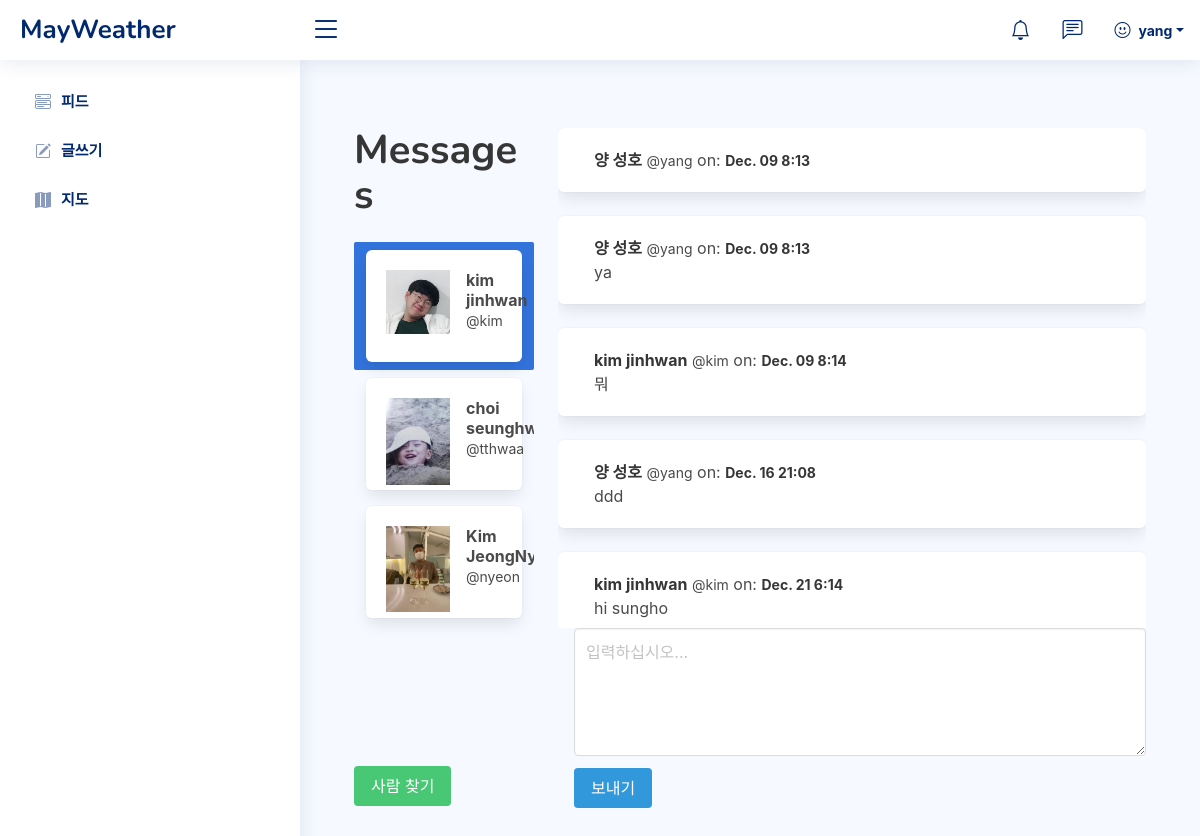
The page /direct/ (signed in) on the database its author committed.
### authy/models.py (models this page shows, shortened)
class Profile(models.Model):
	user = models.OneToOneField(User, on_delete=models.CASCADE, related_name='profile')
	first_name = models.CharField(max_length=50, null=True, blank=True)
	last_name = models.CharField(max_length=50, null=True, blank=True)
	location = models.CharField(max_length=50, null=True, blank=True)
	url = models.CharField(max_length=80, null=True, blank=True)
	profile_info = models.TextField(max_length=150, null=True, blank=True)
	created = models.DateField(auto_now_add=True)
	favorites = models.ManyToManyField(Post)
	picture = models.ImageField(upload_to=user_directory_path, blank=True, null=True, verbose_name='Picture')

### direct/models.py (models this page shows, shortened)
class Message(models.Model):
	user = models.ForeignKey(User, on_delete=models.CASCADE, related_name='user')
	sender = models.ForeignKey(User, on_delete=models.CASCADE, related_name='from_user')
	recipient = models.ForeignKey(User, on_delete=models.CASCADE, related_name='to_user')
	body = models.TextField(max_length=1000, blank=True, null=True)
	date = models.DateTimeField(auto_now_add=True)
	is_read = models.BooleanField(default=False)
	def get_messages(user):
		messages = Message.objects.filter(user=user).values('recipient').annotate(last=Max('date')).order_by('-last')
		users = []
		for message in messages:
			users.append({
				'user': User.objects.get(pk=message['recipient']),
				'last': message['last'],
				'unread': Message.objects.filter(user=user, recipient__pk=message['recipient'], is_read=False).count()
				})
		return users

### direct/views.py (the view)
# urls.py: path('', Inbox, name='inbox'),
@login_required
def Inbox(request):
	messages = Message.get_messages(user=request.user)
	active_direct = None
	directs = None
	if messages:
		message = messages[0]
		active_direct = message['user'].username
		directs = Message.objects.filter(user=request.user, recipient=message['user'])
		directs.update(is_read=True)
		for message in messages:
			if message['user'].username == active_direct:
				message['unread'] = 0
	context = {
		'directs': directs,
		'messages': messages,
		'active_direct': active_direct,
		}
	template = loader.get_template('direct/direct.html')
	return HttpResponse(template.render(context, request))

### direct/views.py (called while the page is built)
def checkDirects(request):
	directs_count = 0
	if request.user.is_authenticated:
		directs_count = Message.objects.filter(user=request.user, is_read=False).count()
	return {'directs_count':directs_count}

### notifications/views.py (called while the page is built)
def CountNotifications(request):
	count_notifications = 0
	if request.user.is_authenticated:
		count_notifications = Notification.objects.filter(user=request.user, is_seen=False).count()
	return {'count_notifications':count_notifications}

### mayweather/templates/direct/direct.html (shortened to what this page needs)
{% extends 'base.html' %}
{% load static %}
{% block content %}
<main id="main" class="main">
<section class="section dashboard">
  <div class="columns is-mobile">
  <div class="column is-one-quarter">
  <aside class="menu">
    <h1 class="title is-2">
    Messages
    </h1>
  <ul style="overflow-y: scroll; height: 500px" class="menu-list">
{% for message in messages %}
<a class="{% if active_direct == message.user.username %}is-active{% endif %}" href="{% url 'directs' message.user.username %}">
<div class="box">
  <article class="media">
    <div class="media-left">
      <figure class="image is-64x64">
          {% if message.user.profile.picture %}
            <img src="{{ message.user.profile.picture.url }}" alt="Placeholder image">
          {% else %}
            <img src="https://bulma.io/images/placeholders/96x96.png" alt="Placeholder image">
          {% endif %}
      </figure>
    </div>
    <div class="media-content">
      <div class="content">
        <p>
          <strong>{{ message.user.profile.first_name }} {{ message.user.profile.last_name }}</strong> <small>@{{ message.user.username }}</small>
        </p>
      </div>
    </div>
  </article>
</div>
</a>
{% endfor %}
  </ul>
  </aside>
<br>
<a href="{% url 'usersearch' %}" class="button is-success">사람 찾기</a>
</div>
<div class="column">
<div style="overflow-y: scroll; height: 500px">
{% for direct in directs %}
<div class="box">
  <article class="media">
    <div class="media-content">
      <div class="content">
        <p>
          <strong>{{ direct.sender.profile.first_name }} {{ direct.sender.profile.last_name }}</strong> <small>@{{ direct.sender.username }}</small> on: <strong><small>{{ direct.date|date:'N d G:i'}}</small></strong>
        </p>
        {{ direct.body }}
      </div>
    </div>
  </article>
</div>
{% endfor %}
</div>
<form role="form" method="POST" action="{% url 'send_direct' %}">
<article class="media">
  <div class="media-content">
    <div class="field">
      <p class="control">
        <textarea class="textarea" name="body" placeholder="입력하십시오..."></textarea>
      </p>
    </div>
    <nav class="level">
      <div class="level-left">
        <div class="level-item">
          <button type="submit" name="action" class="button is-info">보내기</buttom>
        </div>
      </div>
    </nav>
  </div>
</article>
</form>
</div>
</div>
</section>
</main>
{% endblock %}

### mayweather/templates/base.html (shortened to what this page needs)
{% load static %}
<!DOCTYPE html>
<html lang="en">
<head>
  <link href="{% static 'assets/vendor/bootstrap/css/bootstrap.min.css' %}" rel="stylesheet">
  <link href="{% static 'assets/vendor/bootstrap-icons/bootstrap-icons.css' %}" rel="stylesheet">
  <link href="{% static 'assets/vendor/remixicon/remixicon.css' %}" rel="stylesheet">
  <link href="{% static 'assets/vendor/boxicons/css/boxicons.min.css' %}" rel="stylesheet">
  <link href="{% static 'assets/vendor/quill/quill.snow.css' %}" rel="stylesheet">
  <link href="{% static 'assets/vendor/quill/quill.bubble.css' %}" rel="stylesheet">
  <link href="{% static 'assets/vendor/simple-datatables/style.css' %}" rel="stylesheet">
  <link href="{% static 'assets/css/style.css' %}" rel="stylesheet">
  <link href="{% static 'css/bulma.min.css' %}" rel="stylesheet">
</head>
<body>
  <header id="header" class="header fixed-top d-flex align-items-center">
    <div class="d-flex align-items-center justify-content-between">
      <a href="{% url 'index' %}" class="logo d-flex align-items-center">
        <span class="d-none d-lg-block">MayWeather</span>
      </a>
      <i class="bi bi-list toggle-sidebar-btn"></i>
    </div>
    <nav class="header-nav ms-auto">
      <ul class="d-flex align-items-center">
        <li class="nav-item dropdown">
          <a class="nav-link nav-icon" href="{% url 'show-notifications' %}">
            <i class="bi bi-bell"></i>
          </a>
        </li>
        <li class="nav-item dropdown">
          <a class="nav-link nav-icon" href="{% url 'inbox' %}">
            <i class="bi bi-chat-left-text"></i>
          </a>
        </li>
        <li class="nav-item dropdown pe-3">
          <a class="nav-link nav-profile d-flex align-items-center pe-0" href="#" data-bs-toggle="dropdown">
            <i class="bi bi-emoji-smile"></i>
            <span class="d-none d-md-block dropdown-toggle ps-2"><strong>{{ request.user }}</strong></span>
          </a>
        </li>
      </ul>
    </nav>
  </header>
  <aside id="sidebar" class="sidebar">
    <ul class="sidebar-nav" id="sidebar-nav">
      <li class="nav-item">
        <a class="nav-link collapsed" href="{% url 'index' %}">
          <i class="bi bi-menu-button-wide"></i>
          <span>피드</span>
        </a>
      </li>
      <li class="nav-item">
        <a class="nav-link collapsed" href="{% url 'newpost' %}">
          <i class="bi bi-pencil-square"></i>
          <span>글쓰기</span>
        </a>
      </li>
      <li class="nav-item">
        <a class="nav-link collapsed" href="{% url 'map' %}">
          <i class="bi bi-map-fill"></i>
          <span>지도</span>
        </a>
      </li>
    </ul>
  </aside>
        {% block content %}
        {% endblock %}
  {% include "footer.html" %}

### mayweather/templates/footer.html (shortened to what this page needs)
{% load static %}
</body>
</html>

### mayweather/static/assets/css/style.css (style rules this page uses)
:root { scroll-behavior: smooth; }
body { font-family: "Open Sans", sans-serif; background: #f6f9ff; color: #444444; }
a { color: #4154f1; text-decoration: none; }
h1, h2, h3, h4, h5, h6 { font-family: "Nunito", sans-serif; }
#main { margin-top: 60px; padding: 20px 30px; transition: all 0.3s; }
.logo { line-height: 1; }
@media (min-width: 1200px) { .logo { width: 280px; } }
.logo span { font-size: 26px; font-weight: 700; color: #012970; font-family: "Nunito", sans-serif; }
.header { transition: all 0.5s; z-index: 997; height: 60px; box-shadow: 0px 2px 20px rgba(1, 41, 112, 0.1); background-color: #fff; padding-left: 20px; }
.header .toggle-sidebar-btn { font-size: 32px; padding-left: 10px; cursor: pointer; color: #012970; }
.header-nav ul { list-style: none; }
.header-nav > ul { margin: 0; padding: 0; }
.header-nav .nav-icon { font-size: 20px; color: #012970; }
.header-nav .nav-profile { color: #012970; }
.header-nav .nav-profile span { font-size: 14px; font-weight: 600; }
.sidebar { position: fixed; top: 60px; left: 0; bottom: 0; width: 300px; z-index: 996; transition: all 0.3s; padding: 20px; overflow-y: auto; scrollbar-width: thin; scrollbar-color: #aab7cf transparent; box-shadow: 0px 0px 20px rgba(1, 41, 112, 0.1); background-color: #fff; }
@media (min-width: 1200px) { #main, #footer { margin-left: 300px; } }
.sidebar-nav { padding: 0; margin: 0; list-style: none; }
.sidebar-nav li { padding: 0; margin: 0; list-style: none; }
.sidebar-nav .nav-item { margin-bottom: 5px; }
.sidebar-nav .nav-link { display: flex; align-items: center; font-size: 15px; font-weight: 600; color: #4154f1; transition: 0.3; background: #f6f9ff; padding: 10px 15px; border-radius: 4px; }
.sidebar-nav .nav-link i { font-size: 16px; margin-right: 10px; color: #4154f1; }
.sidebar-nav .nav-link.collapsed { color: #012970; background: #fff; }
.sidebar-nav .nav-link.collapsed i { color: #899bbd; }

### mayweather/templates/base.html (style rules this page uses)
.title { font-weight:bold;display:block; }

### rows shown on the page
Message: sender.profile.first_name "양", sender.profile.last_name "성호", sender.username "yang", date "Dec. 09 8:13"
Message: sender.profile.first_name "양", sender.profile.last_name "성호", sender.username "yang", date "Dec. 09 8:13", body "ya"
Message: sender.profile.first_name "kim", sender.profile.last_name "jinhwan", sender.username "kim", date "Dec. 09 8:14", body "뭐"
Message: sender.profile.first_name "양", sender.profile.last_name "성호", sender.username "yang", date "Dec. 16 21:08", body "ddd"
Message: sender.profile.first_name "kim", sender.profile.last_name "jinhwan", sender.username "kim", date "Dec. 21 6:14", body "hi sungho"

### other values the page prints
{{ request.user }} "yang"
{{ message.user.profile.first_name }} "kim"
{{ message.user.profile.last_name }} "jinhwan"
{{ message.user.username }} "kim"
{{ message.user.profile.first_name }} "choi"
{{ message.user.username }} "tthwaa"
{{ message.user.profile.first_name }} "Kim"
{{ message.user.username }} "nyeon"
